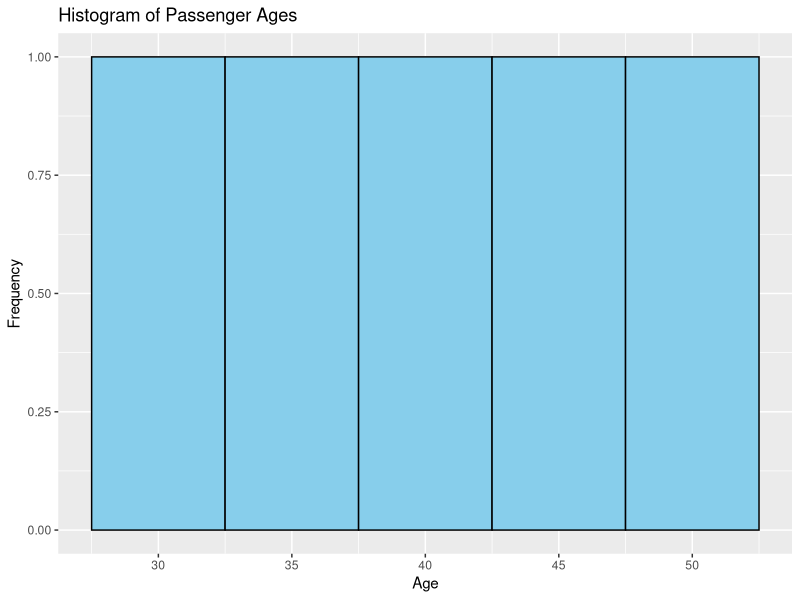
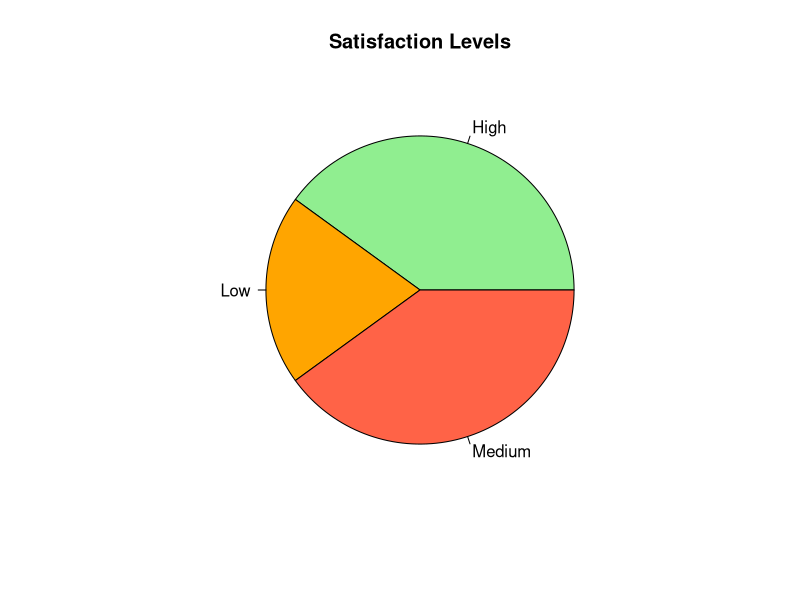
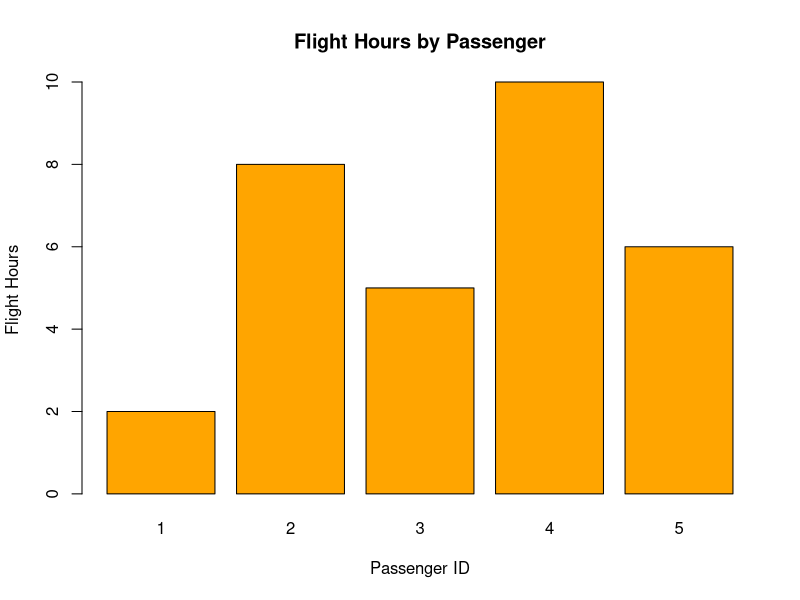
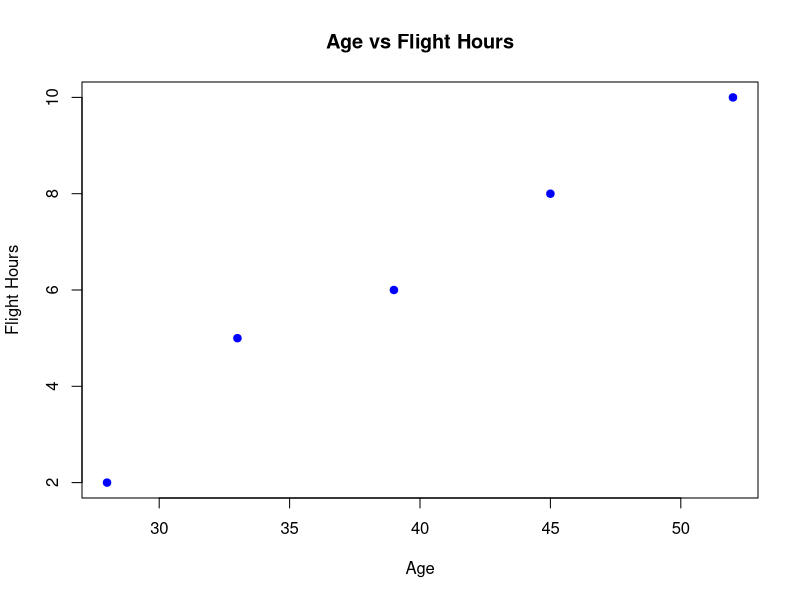

Here is the R script that generated these plots, in order:
library(ggplot2)

Passenger_ID <- c(1,2,3,4,5)
Age <- c(28,45,33,52,39)
Flight_Hours <- c(2,8,5,10,6)
Satisfaction <- c("High","Medium","High","Low","Medium")

data <- data.frame(Passenger_ID,Age,Flight_Hours,Satisfaction)

ggplot(data,aes(x=Age))+
  geom_histogram(binwidth=5,fill="skyblue",color="black")+
  labs(title="Histogram of Passenger Ages",
       x="Age",
       y="Frequency")

satisfaction_count <- table(data$Satisfaction)

pie(satisfaction_count,
    col=c("lightgreen","orange","tomato"),
    main="Satisfaction Levels")

barplot(data$Flight_Hours,
        names.arg=data$Passenger_ID,
        col="orange",
        xlab="Passenger ID",
        ylab="Flight Hours",
        main="Flight Hours by Passenger")

plot(data$Age,
     data$Flight_Hours,
     pch=19,
     col="blue",
     xlab="Age",
     ylab="Flight Hours",
     main="Age vs Flight Hours")
